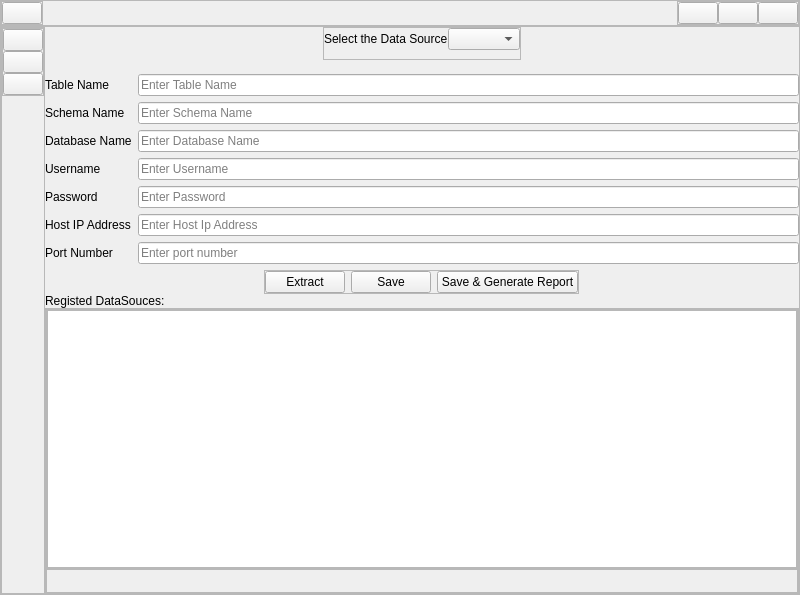
<?xml version="1.0" encoding="UTF-8"?>
<ui version="4.0">
 <class>MainWindow</class>
 <widget class="QMainWindow" name="MainWindow">
  <property name="geometry">
   <rect>
    <x>0</x>
    <y>0</y>
    <width>800</width>
    <height>595</height>
   </rect>
  </property>
  <property name="windowTitle">
   <string>MainWindow</string>
  </property>
  <widget class="QWidget" name="centralwidget">
   <layout class="QVBoxLayout" name="verticalLayout">
    <property name="spacing">
     <number>0</number>
    </property>
    <property name="leftMargin">
     <number>0</number>
    </property>
    <property name="topMargin">
     <number>0</number>
    </property>
    <property name="rightMargin">
     <number>0</number>
    </property>
    <property name="bottomMargin">
     <number>0</number>
    </property>
    <item alignment="Qt::AlignTop">
     <widget class="QFrame" name="top_frame">
      <property name="frameShape">
       <enum>QFrame::StyledPanel</enum>
      </property>
      <property name="frameShadow">
       <enum>QFrame::Raised</enum>
      </property>
      <layout class="QHBoxLayout" name="horizontalLayout">
       <property name="spacing">
        <number>0</number>
       </property>
       <property name="leftMargin">
        <number>0</number>
       </property>
       <property name="topMargin">
        <number>0</number>
       </property>
       <property name="rightMargin">
        <number>0</number>
       </property>
       <property name="bottomMargin">
        <number>0</number>
       </property>
       <item alignment="Qt::AlignLeft|Qt::AlignTop">
        <widget class="QFrame" name="home_button_frame">
         <property name="frameShape">
          <enum>QFrame::StyledPanel</enum>
         </property>
         <property name="frameShadow">
          <enum>QFrame::Raised</enum>
         </property>
         <layout class="QHBoxLayout" name="horizontalLayout_3">
          <property name="spacing">
           <number>0</number>
          </property>
          <property name="leftMargin">
           <number>0</number>
          </property>
          <property name="topMargin">
           <number>0</number>
          </property>
          <property name="rightMargin">
           <number>0</number>
          </property>
          <property name="bottomMargin">
           <number>0</number>
          </property>
          <item>
           <widget class="QPushButton" name="bn_home">
            <property name="text">
             <string/>
            </property>
           </widget>
          </item>
         </layout>
        </widget>
       </item>
       <item alignment="Qt::AlignRight|Qt::AlignTop">
        <widget class="QFrame" name="frame_4">
         <property name="frameShape">
          <enum>QFrame::StyledPanel</enum>
         </property>
         <property name="frameShadow">
          <enum>QFrame::Raised</enum>
         </property>
         <layout class="QHBoxLayout" name="horizontalLayout_2">
          <property name="spacing">
           <number>0</number>
          </property>
          <property name="leftMargin">
           <number>0</number>
          </property>
          <property name="topMargin">
           <number>0</number>
          </property>
          <property name="rightMargin">
           <number>0</number>
          </property>
          <property name="bottomMargin">
           <number>0</number>
          </property>
          <item>
           <widget class="QPushButton" name="bn_min">
            <property name="text">
             <string/>
            </property>
           </widget>
          </item>
          <item>
           <widget class="QPushButton" name="bn_max">
            <property name="text">
             <string/>
            </property>
           </widget>
          </item>
          <item>
           <widget class="QPushButton" name="bn_close">
            <property name="text">
             <string/>
            </property>
           </widget>
          </item>
         </layout>
        </widget>
       </item>
      </layout>
     </widget>
    </item>
    <item>
     <widget class="QFrame" name="bottom_frame">
      <property name="sizePolicy">
       <sizepolicy hsizetype="Preferred" vsizetype="Expanding">
        <horstretch>0</horstretch>
        <verstretch>0</verstretch>
       </sizepolicy>
      </property>
      <property name="frameShape">
       <enum>QFrame::StyledPanel</enum>
      </property>
      <property name="frameShadow">
       <enum>QFrame::Raised</enum>
      </property>
      <layout class="QHBoxLayout" name="horizontalLayout_4">
       <property name="spacing">
        <number>0</number>
       </property>
       <property name="leftMargin">
        <number>0</number>
       </property>
       <property name="topMargin">
        <number>0</number>
       </property>
       <property name="rightMargin">
        <number>0</number>
       </property>
       <property name="bottomMargin">
        <number>0</number>
       </property>
       <item>
        <widget class="QFrame" name="menu_frame">
         <property name="sizePolicy">
          <sizepolicy hsizetype="Preferred" vsizetype="Preferred">
           <horstretch>0</horstretch>
           <verstretch>0</verstretch>
          </sizepolicy>
         </property>
         <property name="frameShape">
          <enum>QFrame::StyledPanel</enum>
         </property>
         <property name="frameShadow">
          <enum>QFrame::Raised</enum>
         </property>
         <layout class="QVBoxLayout" name="verticalLayout_2">
          <property name="spacing">
           <number>0</number>
          </property>
          <property name="leftMargin">
           <number>0</number>
          </property>
          <property name="topMargin">
           <number>0</number>
          </property>
          <property name="rightMargin">
           <number>0</number>
          </property>
          <property name="bottomMargin">
           <number>0</number>
          </property>
          <item alignment="Qt::AlignTop">
           <widget class="QFrame" name="menuButtonsFrame">
            <property name="frameShape">
             <enum>QFrame::StyledPanel</enum>
            </property>
            <property name="frameShadow">
             <enum>QFrame::Raised</enum>
            </property>
            <layout class="QVBoxLayout" name="verticalLayout_9">
             <property name="spacing">
              <number>0</number>
             </property>
             <property name="leftMargin">
              <number>0</number>
             </property>
             <property name="topMargin">
              <number>0</number>
             </property>
             <property name="rightMargin">
              <number>0</number>
             </property>
             <property name="bottomMargin">
              <number>0</number>
             </property>
             <item>
              <widget class="QPushButton" name="ExtractSideMenuButton">
               <property name="text">
                <string/>
               </property>
              </widget>
             </item>
             <item>
              <widget class="QPushButton" name="TransformSideMenuButton">
               <property name="text">
                <string/>
               </property>
               <property name="autoDefault">
                <bool>false</bool>
               </property>
               <property name="default">
                <bool>false</bool>
               </property>
               <property name="flat">
                <bool>false</bool>
               </property>
              </widget>
             </item>
             <item>
              <widget class="QPushButton" name="LoadSideMenuButton">
               <property name="text">
                <string/>
               </property>
               <property name="autoDefault">
                <bool>false</bool>
               </property>
               <property name="default">
                <bool>false</bool>
               </property>
               <property name="flat">
                <bool>false</bool>
               </property>
              </widget>
             </item>
            </layout>
           </widget>
          </item>
         </layout>
        </widget>
       </item>
       <item>
        <widget class="QStackedWidget" name="OutStackedWidget">
         <property name="currentIndex">
          <number>1</number>
         </property>
         <widget class="QWidget" name="startPage">
          <layout class="QHBoxLayout" name="startPageLayout">
           <property name="spacing">
            <number>0</number>
           </property>
           <property name="leftMargin">
            <number>0</number>
           </property>
           <property name="topMargin">
            <number>0</number>
           </property>
           <property name="rightMargin">
            <number>0</number>
           </property>
           <property name="bottomMargin">
            <number>0</number>
           </property>
          </layout>
         </widget>
         <widget class="QWidget" name="loadPage">
          <layout class="QVBoxLayout" name="verticalLayout_3">
           <property name="spacing">
            <number>0</number>
           </property>
           <property name="leftMargin">
            <number>0</number>
           </property>
           <property name="topMargin">
            <number>0</number>
           </property>
           <property name="rightMargin">
            <number>0</number>
           </property>
           <property name="bottomMargin">
            <number>0</number>
           </property>
           <item alignment="Qt::AlignHCenter|Qt::AlignVCenter">
            <widget class="QFrame" name="selectDatasourceFrame">
             <property name="frameShape">
              <enum>QFrame::StyledPanel</enum>
             </property>
             <property name="frameShadow">
              <enum>QFrame::Raised</enum>
             </property>
             <layout class="QHBoxLayout" name="horizontalLayout_7">
              <property name="spacing">
               <number>0</number>
              </property>
              <property name="leftMargin">
               <number>0</number>
              </property>
              <property name="topMargin">
               <number>0</number>
              </property>
              <property name="rightMargin">
               <number>0</number>
              </property>
              <property name="bottomMargin">
               <number>9</number>
              </property>
              <item>
               <widget class="QLabel" name="selectDatasourceLabel">
                <property name="text">
                 <string>Select the Data Source</string>
                </property>
               </widget>
              </item>
              <item>
               <widget class="QComboBox" name="selectDatasourceCombo"/>
              </item>
             </layout>
            </widget>
           </item>
           <item>
            <widget class="QLabel" name="label_3">
             <property name="text">
              <string/>
             </property>
            </widget>
           </item>
           <item>
            <widget class="QStackedWidget" name="stackedWidget">
             <property name="sizePolicy">
              <sizepolicy hsizetype="Preferred" vsizetype="Fixed">
               <horstretch>0</horstretch>
               <verstretch>0</verstretch>
              </sizepolicy>
             </property>
             <property name="currentIndex">
              <number>1</number>
             </property>
             <widget class="QWidget" name="page"/>
             <widget class="QWidget" name="PostgresFormWidget">
              <layout class="QVBoxLayout" name="verticalLayout_4">
               <property name="spacing">
                <number>6</number>
               </property>
               <property name="leftMargin">
                <number>0</number>
               </property>
               <property name="topMargin">
                <number>0</number>
               </property>
               <property name="rightMargin">
                <number>0</number>
               </property>
               <property name="bottomMargin">
                <number>0</number>
               </property>
               <item>
                <layout class="QFormLayout" name="PostgresDatasourceLayout">
                 <property name="horizontalSpacing">
                  <number>6</number>
                 </property>
                 <property name="verticalSpacing">
                  <number>6</number>
                 </property>
                 <property name="leftMargin">
                  <number>0</number>
                 </property>
                 <property name="topMargin">
                  <number>0</number>
                 </property>
                 <property name="rightMargin">
                  <number>0</number>
                 </property>
                 <property name="bottomMargin">
                  <number>0</number>
                 </property>
                 <item row="0" column="0">
                  <widget class="QLabel" name="tableLabel">
                   <property name="text">
                    <string>Table Name</string>
                   </property>
                  </widget>
                 </item>
                 <item row="0" column="1">
                  <widget class="QLineEdit" name="tableLineEdit">
                   <property name="minimumSize">
                    <size>
                     <width>500</width>
                     <height>0</height>
                    </size>
                   </property>
                   <property name="autoFillBackground">
                    <bool>false</bool>
                   </property>
                   <property name="placeholderText">
                    <string>Enter Table Name</string>
                   </property>
                   <property name="clearButtonEnabled">
                    <bool>true</bool>
                   </property>
                  </widget>
                 </item>
                 <item row="1" column="0">
                  <widget class="QLabel" name="schemaLabel">
                   <property name="text">
                    <string>Schema Name</string>
                   </property>
                  </widget>
                 </item>
                 <item row="1" column="1">
                  <widget class="QLineEdit" name="schemaLineEdit">
                   <property name="placeholderText">
                    <string>Enter Schema Name</string>
                   </property>
                   <property name="clearButtonEnabled">
                    <bool>true</bool>
                   </property>
                  </widget>
                 </item>
                 <item row="2" column="0">
                  <widget class="QLabel" name="DBNameLabel">
                   <property name="text">
                    <string>Database Name</string>
                   </property>
                  </widget>
                 </item>
                 <item row="2" column="1">
                  <widget class="QLineEdit" name="DBNameLineEdit">
                   <property name="placeholderText">
                    <string>Enter Database Name</string>
                   </property>
                   <property name="clearButtonEnabled">
                    <bool>true</bool>
                   </property>
                  </widget>
                 </item>
                 <item row="3" column="0">
                  <widget class="QLabel" name="usernameLabel">
                   <property name="text">
                    <string>Username</string>
                   </property>
                  </widget>
                 </item>
                 <item row="3" column="1">
                  <widget class="QLineEdit" name="usernameLineEdit">
                   <property name="placeholderText">
                    <string>Enter Username</string>
                   </property>
                   <property name="clearButtonEnabled">
                    <bool>true</bool>
                   </property>
                  </widget>
                 </item>
                 <item row="4" column="0">
                  <widget class="QLabel" name="passwordLabel">
                   <property name="text">
                    <string>Password</string>
                   </property>
                  </widget>
                 </item>
                 <item row="4" column="1">
                  <widget class="QLineEdit" name="passwordLineEdit">
                   <property name="echoMode">
                    <enum>QLineEdit::Password</enum>
                   </property>
                   <property name="placeholderText">
                    <string>Enter Password</string>
                   </property>
                   <property name="clearButtonEnabled">
                    <bool>true</bool>
                   </property>
                  </widget>
                 </item>
                 <item row="5" column="0">
                  <widget class="QLabel" name="hostLabel">
                   <property name="text">
                    <string>Host IP Address</string>
                   </property>
                  </widget>
                 </item>
                 <item row="5" column="1">
                  <widget class="QLineEdit" name="hostLineEdit">
                   <property name="placeholderText">
                    <string>Enter Host Ip Address</string>
                   </property>
                   <property name="clearButtonEnabled">
                    <bool>true</bool>
                   </property>
                  </widget>
                 </item>
                 <item row="6" column="0">
                  <widget class="QLabel" name="portLabel_2">
                   <property name="text">
                    <string>Port Number</string>
                   </property>
                  </widget>
                 </item>
                 <item row="6" column="1">
                  <widget class="QLineEdit" name="portLineEdit_2">
                   <property name="placeholderText">
                    <string>Enter port number</string>
                   </property>
                   <property name="clearButtonEnabled">
                    <bool>true</bool>
                   </property>
                  </widget>
                 </item>
                </layout>
               </item>
               <item alignment="Qt::AlignHCenter">
                <widget class="QFrame" name="frame">
                 <property name="frameShape">
                  <enum>QFrame::StyledPanel</enum>
                 </property>
                 <property name="frameShadow">
                  <enum>QFrame::Raised</enum>
                 </property>
                 <layout class="QHBoxLayout" name="horizontalLayout_12">
                  <property name="spacing">
                   <number>6</number>
                  </property>
                  <property name="leftMargin">
                   <number>0</number>
                  </property>
                  <property name="topMargin">
                   <number>0</number>
                  </property>
                  <property name="rightMargin">
                   <number>0</number>
                  </property>
                  <property name="bottomMargin">
                   <number>0</number>
                  </property>
                  <item>
                   <widget class="QPushButton" name="postgresqlButton">
                    <property name="text">
                     <string>Extract</string>
                    </property>
                   </widget>
                  </item>
                  <item>
                   <widget class="QPushButton" name="postgresqlSave">
                    <property name="text">
                     <string>Save</string>
                    </property>
                   </widget>
                  </item>
                  <item>
                   <widget class="QPushButton" name="postgresqlSaveandGenerate">
                    <property name="text">
                     <string>Save &amp;&amp; Generate Report</string>
                    </property>
                   </widget>
                  </item>
                 </layout>
                </widget>
               </item>
              </layout>
             </widget>
             <widget class="QWidget" name="OracleFormWidget">
              <layout class="QVBoxLayout" name="verticalLayout_8">
               <property name="spacing">
                <number>6</number>
               </property>
               <property name="leftMargin">
                <number>0</number>
               </property>
               <property name="topMargin">
                <number>0</number>
               </property>
               <property name="rightMargin">
                <number>0</number>
               </property>
               <property name="bottomMargin">
                <number>0</number>
               </property>
               <item>
                <layout class="QFormLayout" name="OracleDatasourceLayout">
                 <property name="sizeConstraint">
                  <enum>QLayout::SetDefaultConstraint</enum>
                 </property>
                 <item row="0" column="0">
                  <widget class="QLabel" name="OracledatabaseLabel">
                   <property name="text">
                    <string>Database Name</string>
                   </property>
                  </widget>
                 </item>
                 <item row="0" column="1">
                  <widget class="QLineEdit" name="OracledatabaseLineEdit">
                   <property name="clearButtonEnabled">
                    <bool>true</bool>
                   </property>
                  </widget>
                 </item>
                 <item row="1" column="0">
                  <widget class="QLabel" name="OracleUsernameLabel">
                   <property name="text">
                    <string>Username</string>
                   </property>
                  </widget>
                 </item>
                 <item row="1" column="1">
                  <widget class="QLineEdit" name="OracleUsernameLineEdit"/>
                 </item>
                 <item row="2" column="0">
                  <widget class="QLabel" name="OraclePasswordLabel">
                   <property name="text">
                    <string>Password</string>
                   </property>
                  </widget>
                 </item>
                 <item row="2" column="1">
                  <widget class="QLineEdit" name="OraclePasswordLineEdit"/>
                 </item>
                 <item row="3" column="0">
                  <widget class="QLabel" name="OracleHostLabel">
                   <property name="text">
                    <string>Host</string>
                   </property>
                  </widget>
                 </item>
                 <item row="3" column="1">
                  <widget class="QLineEdit" name="OracleHostLineEdit"/>
                 </item>
                 <item row="4" column="0">
                  <widget class="QLabel" name="OracleTableLabel">
                   <property name="text">
                    <string>Table Name</string>
                   </property>
                  </widget>
                 </item>
                 <item row="4" column="1">
                  <widget class="QLineEdit" name="OracleTableLineEdit"/>
                 </item>
                </layout>
               </item>
               <item alignment="Qt::AlignHCenter|Qt::AlignBottom">
                <widget class="QFrame" name="OracleSaveFrame">
                 <property name="frameShape">
                  <enum>QFrame::StyledPanel</enum>
                 </property>
                 <property name="frameShadow">
                  <enum>QFrame::Raised</enum>
                 </property>
                 <layout class="QHBoxLayout" name="horizontalLayout_11">
                  <property name="spacing">
                   <number>0</number>
                  </property>
                  <property name="leftMargin">
                   <number>0</number>
                  </property>
                  <property name="topMargin">
                   <number>0</number>
                  </property>
                  <property name="rightMargin">
                   <number>0</number>
                  </property>
                  <property name="bottomMargin">
                   <number>0</number>
                  </property>
                  <item>
                   <widget class="QPushButton" name="oracleButton">
                    <property name="text">
                     <string>Extract</string>
                    </property>
                   </widget>
                  </item>
                  <item>
                   <widget class="QPushButton" name="pushButton_5">
                    <property name="text">
                     <string>Save</string>
                    </property>
                   </widget>
                  </item>
                 </layout>
                </widget>
               </item>
              </layout>
             </widget>
             <widget class="QWidget" name="MongoFormWidget">
              <layout class="QVBoxLayout" name="verticalLayout_5">
               <property name="spacing">
                <number>6</number>
               </property>
               <property name="leftMargin">
                <number>0</number>
               </property>
               <property name="topMargin">
                <number>0</number>
               </property>
               <property name="rightMargin">
                <number>0</number>
               </property>
               <property name="bottomMargin">
                <number>0</number>
               </property>
               <item>
                <layout class="QFormLayout" name="formLayout">
                 <property name="topMargin">
                  <number>0</number>
                 </property>
                 <property name="bottomMargin">
                  <number>0</number>
                 </property>
                 <item row="0" column="0">
                  <widget class="QLabel" name="StringSchemeLabel">
                   <property name="text">
                    <string>Connection String Scheme</string>
                   </property>
                  </widget>
                 </item>
                 <item row="0" column="1">
                  <widget class="QComboBox" name="StringSchemeComboBox"/>
                 </item>
                 <item row="1" column="0">
                  <widget class="QLabel" name="hostLabel_2">
                   <property name="text">
                    <string>Host</string>
                   </property>
                  </widget>
                 </item>
                 <item row="1" column="1">
                  <widget class="QLineEdit" name="hostLineEdit_2">
                   <property name="placeholderText">
                    <string>Enter Host Ip Address</string>
                   </property>
                   <property name="clearButtonEnabled">
                    <bool>true</bool>
                   </property>
                  </widget>
                 </item>
                 <item row="2" column="0">
                  <widget class="QLabel" name="portLabel">
                   <property name="text">
                    <string>Port</string>
                   </property>
                  </widget>
                 </item>
                 <item row="2" column="1">
                  <widget class="QLineEdit" name="portLineEdit">
                   <property name="placeholderText">
                    <string>Enter port number</string>
                   </property>
                   <property name="clearButtonEnabled">
                    <bool>true</bool>
                   </property>
                  </widget>
                 </item>
                 <item row="3" column="0">
                  <widget class="QLabel" name="usernameLabel_2">
                   <property name="text">
                    <string>Username</string>
                   </property>
                  </widget>
                 </item>
                 <item row="3" column="1">
                  <widget class="QLineEdit" name="usernameLineEdit_2">
                   <property name="placeholderText">
                    <string>Enter Username</string>
                   </property>
                   <property name="clearButtonEnabled">
                    <bool>true</bool>
                   </property>
                  </widget>
                 </item>
                 <item row="4" column="0">
                  <widget class="QLabel" name="passwordLabel_2">
                   <property name="text">
                    <string>Password</string>
                   </property>
                  </widget>
                 </item>
                 <item row="4" column="1">
                  <widget class="QLineEdit" name="passwordLineEdit_2">
                   <property name="echoMode">
                    <enum>QLineEdit::Password</enum>
                   </property>
                   <property name="placeholderText">
                    <string>Enter password</string>
                   </property>
                   <property name="clearButtonEnabled">
                    <bool>true</bool>
                   </property>
                  </widget>
                 </item>
                 <item row="5" column="0">
                  <widget class="QLabel" name="databaseNameLabel">
                   <property name="text">
                    <string>Database Name</string>
                   </property>
                  </widget>
                 </item>
                 <item row="5" column="1">
                  <widget class="QLineEdit" name="databaseNameLineEdit">
                   <property name="placeholderText">
                    <string>Enter Database Name</string>
                   </property>
                  </widget>
                 </item>
                 <item row="6" column="0">
                  <widget class="QLabel" name="collectionNameLabel">
                   <property name="text">
                    <string>Collection Name</string>
                   </property>
                  </widget>
                 </item>
                 <item row="6" column="1">
                  <widget class="QLineEdit" name="collectionNameLineEdit">
                   <property name="placeholderText">
                    <string>Enter Collection Name</string>
                   </property>
                  </widget>
                 </item>
                </layout>
               </item>
               <item alignment="Qt::AlignHCenter">
                <widget class="QFrame" name="frame_2">
                 <property name="frameShape">
                  <enum>QFrame::StyledPanel</enum>
                 </property>
                 <property name="frameShadow">
                  <enum>QFrame::Raised</enum>
                 </property>
                 <layout class="QHBoxLayout" name="horizontalLayout_10">
                  <property name="spacing">
                   <number>6</number>
                  </property>
                  <property name="leftMargin">
                   <number>0</number>
                  </property>
                  <property name="topMargin">
                   <number>0</number>
                  </property>
                  <property name="rightMargin">
                   <number>0</number>
                  </property>
                  <property name="bottomMargin">
                   <number>0</number>
                  </property>
                  <item>
                   <widget class="QPushButton" name="mongoButton">
                    <property name="text">
                     <string>Extract</string>
                    </property>
                   </widget>
                  </item>
                  <item>
                   <widget class="QPushButton" name="mongoSave">
                    <property name="text">
                     <string>Save</string>
                    </property>
                   </widget>
                  </item>
                  <item>
                   <widget class="QPushButton" name="mongoSaveandGenerate">
                    <property name="text">
                     <string>Save &amp;&amp; Generate Report</string>
                    </property>
                   </widget>
                  </item>
                 </layout>
                </widget>
               </item>
              </layout>
             </widget>
             <widget class="QWidget" name="FileUploadWiget">
              <layout class="QVBoxLayout" name="verticalLayout_6">
               <property name="spacing">
                <number>0</number>
               </property>
               <property name="leftMargin">
                <number>0</number>
               </property>
               <property name="topMargin">
                <number>0</number>
               </property>
               <property name="rightMargin">
                <number>0</number>
               </property>
               <property name="bottomMargin">
                <number>0</number>
               </property>
               <item alignment="Qt::AlignHCenter|Qt::AlignVCenter">
                <widget class="QPushButton" name="fileuploadButton">
                 <property name="minimumSize">
                  <size>
                   <width>128</width>
                   <height>128</height>
                  </size>
                 </property>
                 <property name="maximumSize">
                  <size>
                   <width>128</width>
                   <height>128</height>
                  </size>
                 </property>
                 <property name="text">
                  <string/>
                 </property>
                </widget>
               </item>
               <item alignment="Qt::AlignHCenter">
                <widget class="QLabel" name="fileLabel">
                 <property name="text">
                  <string/>
                 </property>
                </widget>
               </item>
               <item alignment="Qt::AlignHCenter">
                <widget class="QFrame" name="frame_3">
                 <property name="frameShape">
                  <enum>QFrame::StyledPanel</enum>
                 </property>
                 <property name="frameShadow">
                  <enum>QFrame::Raised</enum>
                 </property>
                 <layout class="QHBoxLayout" name="horizontalLayout_6">
                  <property name="leftMargin">
                   <number>0</number>
                  </property>
                  <property name="topMargin">
                   <number>0</number>
                  </property>
                  <property name="rightMargin">
                   <number>0</number>
                  </property>
                  <property name="bottomMargin">
                   <number>0</number>
                  </property>
                  <item>
                   <widget class="QPushButton" name="fileSave">
                    <property name="text">
                     <string>Save</string>
                    </property>
                   </widget>
                  </item>
                  <item>
                   <widget class="QPushButton" name="fileSaveandGenerate">
                    <property name="text">
                     <string>Save &amp;&amp; Generate</string>
                    </property>
                   </widget>
                  </item>
                 </layout>
                </widget>
               </item>
              </layout>
             </widget>
            </widget>
           </item>
           <item>
            <widget class="QLabel" name="label_2">
             <property name="focusPolicy">
              <enum>Qt::NoFocus</enum>
             </property>
             <property name="text">
              <string>Registed DataSouces:</string>
             </property>
            </widget>
           </item>
           <item>
            <widget class="QFrame" name="tableframe_1">
             <property name="frameShape">
              <enum>QFrame::StyledPanel</enum>
             </property>
             <property name="frameShadow">
              <enum>QFrame::Raised</enum>
             </property>
             <layout class="QVBoxLayout" name="verticalLayout_7">
              <property name="spacing">
               <number>0</number>
              </property>
              <property name="leftMargin">
               <number>0</number>
              </property>
              <property name="topMargin">
               <number>0</number>
              </property>
              <property name="rightMargin">
               <number>0</number>
              </property>
              <property name="bottomMargin">
               <number>0</number>
              </property>
              <item>
               <widget class="QFrame" name="tableframe_2">
                <property name="frameShape">
                 <enum>QFrame::StyledPanel</enum>
                </property>
                <property name="frameShadow">
                 <enum>QFrame::Raised</enum>
                </property>
                <layout class="QHBoxLayout" name="horizontalLayout_8">
                 <property name="spacing">
                  <number>0</number>
                 </property>
                 <property name="leftMargin">
                  <number>0</number>
                 </property>
                 <property name="topMargin">
                  <number>0</number>
                 </property>
                 <property name="rightMargin">
                  <number>0</number>
                 </property>
                 <property name="bottomMargin">
                  <number>0</number>
                 </property>
                 <item>
                  <widget class="QTableView" name="tableView">
                   <property name="focusPolicy">
                    <enum>Qt::StrongFocus</enum>
                   </property>
                   <property name="contextMenuPolicy">
                    <enum>Qt::PreventContextMenu</enum>
                   </property>
                   <property name="sizeAdjustPolicy">
                    <enum>QAbstractScrollArea::AdjustIgnored</enum>
                   </property>
                   <property name="editTriggers">
                    <set>QAbstractItemView::AnyKeyPressed|QAbstractItemView::CurrentChanged|QAbstractItemView::DoubleClicked|QAbstractItemView::EditKeyPressed</set>
                   </property>
                   <property name="defaultDropAction">
                    <enum>Qt::IgnoreAction</enum>
                   </property>
                   <property name="alternatingRowColors">
                    <bool>true</bool>
                   </property>
                  </widget>
                 </item>
                </layout>
               </widget>
              </item>
              <item>
               <widget class="QFrame" name="tableframeButtons">
                <property name="minimumSize">
                 <size>
                  <width>0</width>
                  <height>0</height>
                 </size>
                </property>
                <property name="frameShape">
                 <enum>QFrame::StyledPanel</enum>
                </property>
                <property name="frameShadow">
                 <enum>QFrame::Raised</enum>
                </property>
                <layout class="QHBoxLayout" name="horizontalLayout_9">
                 <property name="spacing">
                  <number>0</number>
                 </property>
                 <property name="leftMargin">
                  <number>0</number>
                 </property>
                 <property name="topMargin">
                  <number>0</number>
                 </property>
                 <property name="rightMargin">
                  <number>0</number>
                 </property>
                 <property name="bottomMargin">
                  <number>0</number>
                 </property>
                 <item alignment="Qt::AlignRight">
                  <widget class="QPushButton" name="copyrightsButton">
                   <property name="text">
                    <string/>
                   </property>
                   <property name="autoDefault">
                    <bool>true</bool>
                   </property>
                   <property name="default">
                    <bool>true</bool>
                   </property>
                   <property name="flat">
                    <bool>true</bool>
                   </property>
                  </widget>
                 </item>
                </layout>
               </widget>
              </item>
             </layout>
            </widget>
           </item>
          </layout>
         </widget>
         <widget class="QWidget" name="reportPage">
          <layout class="QHBoxLayout" name="reportPageLayout">
           <property name="spacing">
            <number>0</number>
           </property>
           <property name="leftMargin">
            <number>0</number>
           </property>
           <property name="topMargin">
            <number>0</number>
           </property>
           <property name="rightMargin">
            <number>0</number>
           </property>
           <property name="bottomMargin">
            <number>0</number>
           </property>
          </layout>
         </widget>
        </widget>
       </item>
      </layout>
     </widget>
    </item>
   </layout>
  </widget>
 </widget>
 <resources/>
 <connections/>
</ui>
